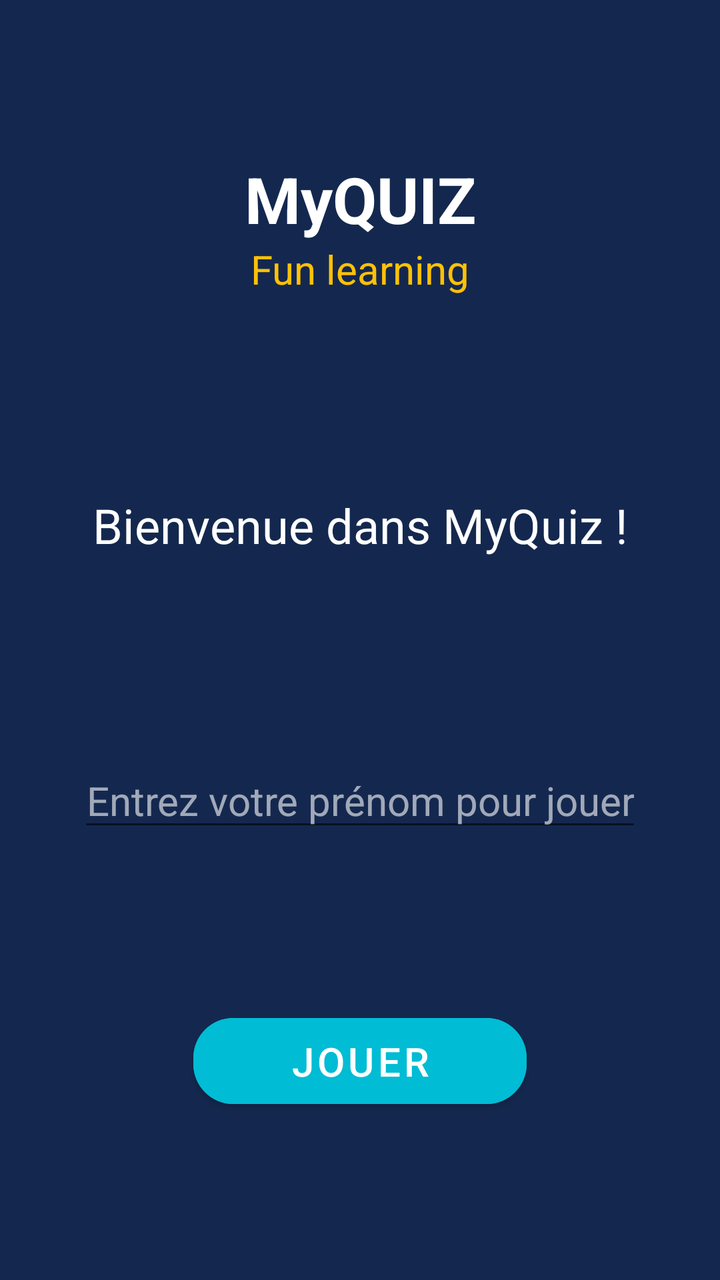
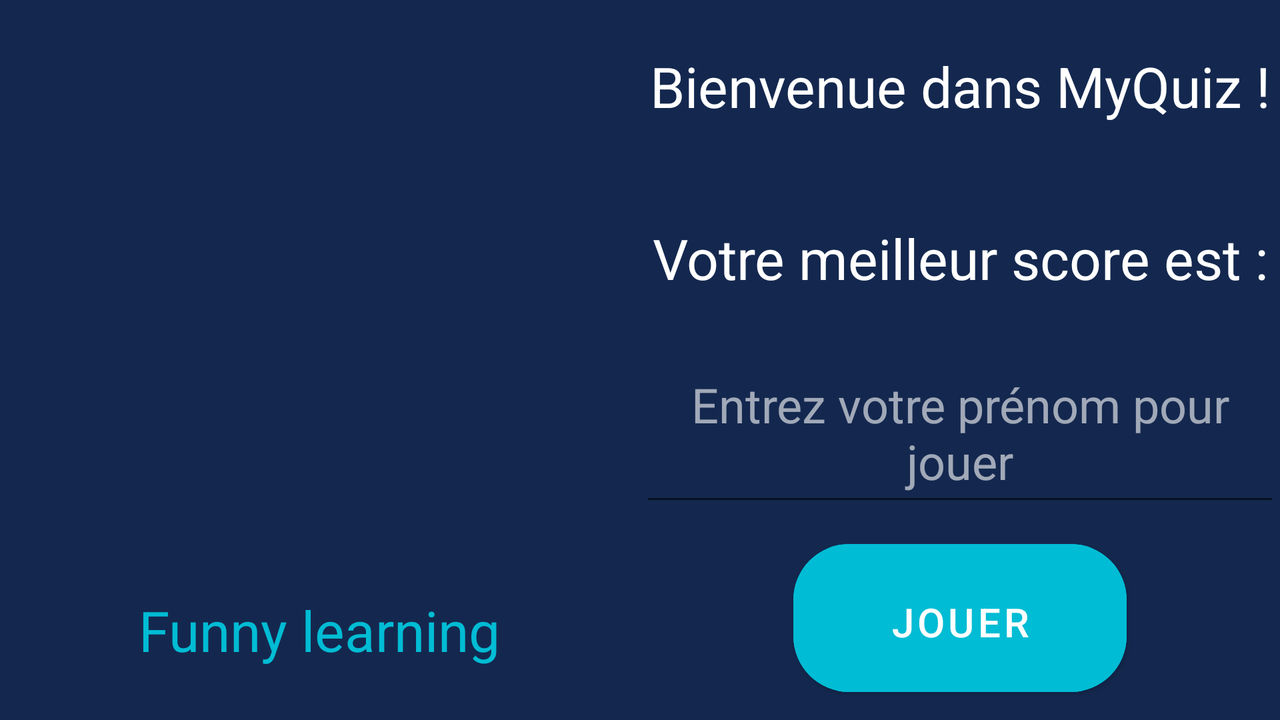

An Android layout and its configuration variant, each rendered on a device that would load it. The default file and the variant file are quoted in full after the pictures.
<!-- AndroidManifest.xml: application theme Theme.MyQuiz -->
<!-- res/layout/activity_main.xml -->
<?xml version="1.0" encoding="utf-8"?>
<androidx.constraintlayout.widget.ConstraintLayout xmlns:android="http://schemas.android.com/apk/res/android"
    xmlns:app="http://schemas.android.com/apk/res-auto"
    xmlns:tools="http://schemas.android.com/tools"
    android:layout_width="match_parent"
    android:layout_height="match_parent"
    android:background="@color/darkBlue"
    android:gravity="center"
    android:orientation="vertical"
    tools:context=".controller.MainActivity">

    <LinearLayout
        android:id="@+id/main_app_info"
        android:layout_width="wrap_content"
        android:layout_height="wrap_content"
        app:layout_constraintBottom_toTopOf="@id/main_textview_greeting"
        app:layout_constraintLeft_toLeftOf="parent"
        app:layout_constraintRight_toRightOf="parent"
        app:layout_constraintTop_toTopOf="parent"
        android:orientation="vertical">
        <ImageView
            android:layout_width="wrap_content"
            android:layout_height="0dp"
            android:layout_weight="4"
            android:id="@+id/main_image_view"
            android:paddingTop="12dp"
            android:src="@drawable/light_icon_foreground" />
        <TextView
            android:id="@+id/main_textview_app_name"
            android:layout_width="wrap_content"
            android:layout_height="0dp"
            android:textStyle="bold"
            android:layout_weight="2"
            android:gravity="center"
            android:layout_gravity="center"
            android:text="MyQUIZ"
            android:textColor="@color/white"
            android:textSize="32sp" />
        <TextView
            android:id="@+id/main_textview_app_slogan"
            android:layout_width="wrap_content"
            android:layout_height="0dp"
            android:layout_weight="1"
            android:gravity="center"
            android:layout_gravity="center"
            android:text="Fun learning"
            android:textColor="#FFC107"
            android:textSize="20sp"/>
    </LinearLayout>


    <TextView
        android:id="@+id/main_textview_greeting"
        android:layout_width="match_parent"
        android:layout_height="wrap_content"
        android:layout_margin="32dp"
        android:gravity="center"
        android:lineSpacingExtra="20dp"
        android:text="Bienvenue dans MyQuiz !"
        android:textColor="@color/white"
        android:textSize="24sp"
        app:layout_constraintBottom_toTopOf="@id/main_edittext_name"
        app:layout_constraintLeft_toLeftOf="parent"
        app:layout_constraintRight_toRightOf="parent"
        app:layout_constraintTop_toBottomOf="@id/main_app_info" />

    <EditText
        android:id="@+id/main_edittext_name"
        android:layout_width="wrap_content"
        android:layout_height="wrap_content"
        android:layout_marginStart="32dp"
        android:layout_marginEnd="32dp"
        android:gravity="center"
        android:hint="Entrez votre prénom pour jouer"
        android:textColor="@color/white"
        android:textColorHint="#99FFFFFF"
        android:textSize="20sp"
        app:layout_constraintBottom_toTopOf="@id/main_button_play"
        app:layout_constraintLeft_toLeftOf="parent"
        app:layout_constraintRight_toRightOf="parent"
        app:layout_constraintTop_toBottomOf="@id/main_textview_greeting" />

    <Button
        android:id="@+id/main_button_play"
        android:layout_width="wrap_content"
        android:layout_height="wrap_content"
        android:layout_below="@id/main_edittext_name"
        android:layout_gravity="center_horizontal"
        android:layout_margin="16dp"
        android:backgroundTint="@color/bluePastel"
        android:paddingStart="48dp"
        android:paddingTop="8dp"
        android:paddingEnd="48dp"
        android:paddingBottom="8dp"
        android:text="Jouer"
        android:textColor="@color/white"
        android:textSize="20sp"
        app:cornerRadius="20dp"
        app:layout_constraintBottom_toBottomOf="parent"
        app:layout_constraintLeft_toLeftOf="parent"
        app:layout_constraintRight_toRightOf="parent"
        app:layout_constraintTop_toBottomOf="@id/main_edittext_name" />

</androidx.constraintlayout.widget.ConstraintLayout>
<!-- resources referenced by this layout -->
<resources>
  <color name="bluePastel">#00BCD4</color>
  <color name="darkBlue">#14284f</color>
  <color name="white">#FFFFFFFF</color>
  <style name="Theme.MyQuiz" parent="Theme.MaterialComponents.DayNight.NoActionBar">
          
          <item name="colorPrimary">@color/teal_700</item>
          <item name="colorPrimaryVariant">@color/purple_700</item>
          <item name="colorOnPrimary">@color/white</item>
          
          <item name="colorSecondary">@color/teal_200</item>
          <item name="colorSecondaryVariant">@color/teal_700</item>
          <item name="colorOnSecondary">@color/black</item>
          
          <item name="android:statusBarColor" tools:targetApi="l">?attr/colorPrimaryVariant</item>
          
      </style>
  <color name="teal_700">#FF018786</color>
  <color name="purple_700">#FF3700B3</color>
  <color name="teal_200">#FF03DAC5</color>
  <color name="black">#FF000000</color>
</resources>
<!-- res/layout-land/activity_main.xml (the repository's variant of the layout above) -->
<!-- drawn on the phone turned sideways -->
<?xml version="1.0" encoding="utf-8"?>
<LinearLayout
    xmlns:android="http://schemas.android.com/apk/res/android"
    xmlns:app="http://schemas.android.com/apk/res-auto"
    xmlns:tools="http://schemas.android.com/tools"
    android:layout_width="match_parent"
    android:layout_height="match_parent"
    android:background="@color/darkBlue"
    android:gravity="center"
    android:orientation="horizontal"
    tools:context=".controller.MainActivity">

    <LinearLayout
        android:id="@+id/main_app_info"
        android:layout_width="0dp"
        android:layout_weight="1"
        android:layout_height="match_parent"
        android:orientation="vertical"
        android:gravity="center"
        android:background="@drawable/round_text_view">
        <ImageView
            android:layout_width="wrap_content"
            android:layout_height="0dp"
            android:layout_weight="2"
            android:id="@+id/main_image_view"
            android:paddingTop="8dp"
            android:src="@drawable/light_icon_foreground" />
        <TextView
            android:id="@+id/main_textview_app_name"
            android:layout_width="wrap_content"
            android:layout_height="0dp"
            android:textStyle="bold"
            android:layout_weight="1"
            android:gravity="center"
            android:text="MyQUIZ"
            android:textColor="@color/darkBlue"
            android:textSize="40sp" />
        <TextView
            android:id="@+id/main_textview_app_slogan"
            android:layout_width="wrap_content"
            android:layout_height="0dp"
            android:layout_weight="1"
            android:gravity="center"
            android:text="Funny learning"
            android:textColor="@color/bluePastel"
            android:textSize="28sp"/>
    </LinearLayout>

    <LinearLayout
        android:layout_width="0dp"
        android:layout_height="match_parent"
        android:orientation="vertical"
        android:layout_weight="1">

    <TextView
        android:id="@+id/main_textview_greeting"
        android:layout_width="match_parent"
        android:layout_height="0dp"
        android:layout_weight="1"
        android:gravity="center"
        android:text="Bienvenue dans MyQuiz !"
        android:textColor="@color/white"
        android:textSize="28sp" />
    <TextView
        android:id="@+id/main_textview_highscore"
        android:layout_width="match_parent"
        android:layout_height="0dp"
        android:layout_weight="1"
        android:gravity="center"
        android:text="Votre meilleur score est :"
        android:textColor="@color/white"
        android:textSize="28sp"/>

    <EditText
        android:id="@+id/main_edittext_name"
        android:layout_width="match_parent"
        android:layout_height="0dp"
        android:layout_weight="1"
        android:gravity="center"
        android:hint="Entrez votre prénom pour jouer"
        android:textColor="@color/white"
        android:textColorHint="#99FFFFFF"
        android:textSize="24sp"/>
    <Button
        android:id="@+id/main_button_play"
        android:layout_width="wrap_content"
        android:layout_height="0dp"
        android:layout_weight="1"
        android:layout_gravity="center_horizontal"
        android:layout_margin="8dp"
        android:backgroundTint="@color/bluePastel"
        android:paddingStart="48dp"
        android:paddingTop="8dp"
        android:paddingEnd="48dp"
        android:paddingBottom="4dp"
        android:text="Jouer"
        android:textColor="@color/white"
        android:textSize="20sp"
        app:cornerRadius="28dp" />
    </LinearLayout>

</LinearLayout>
